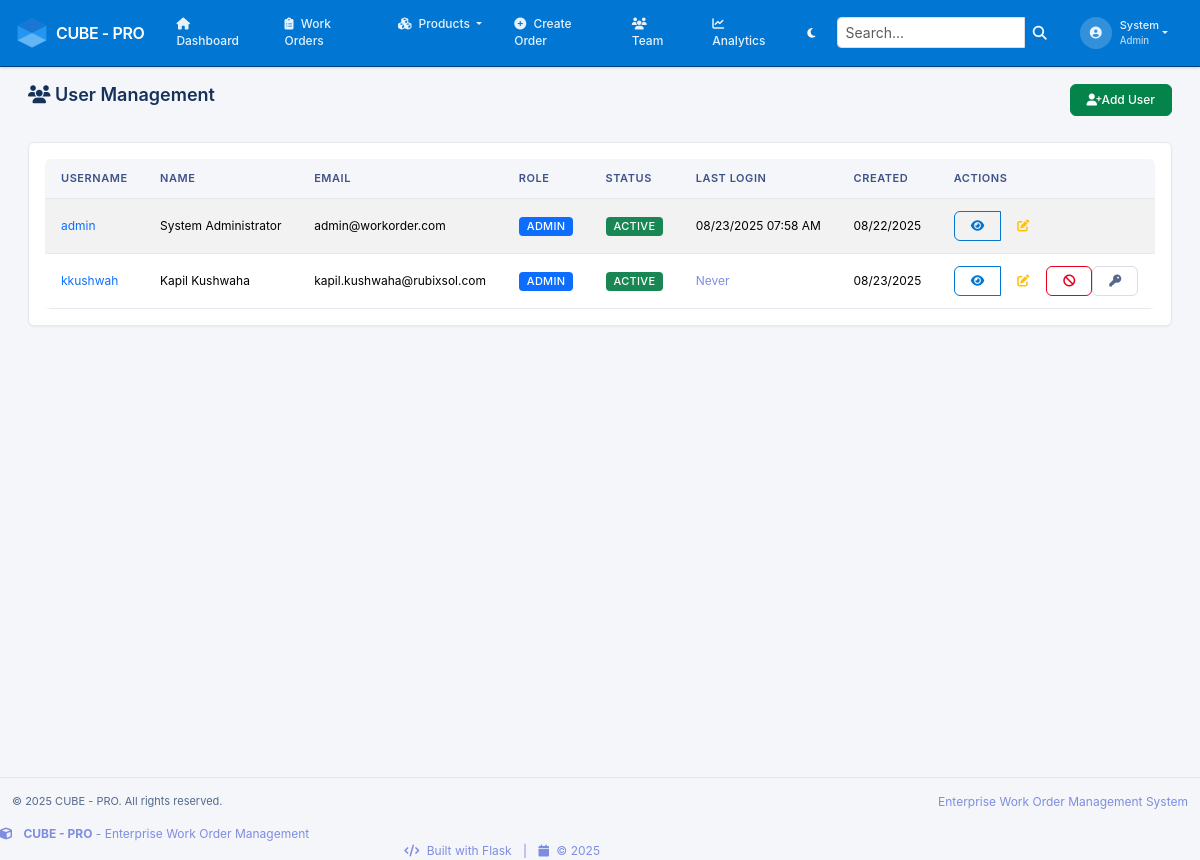
Page /users/ (signed in) on the earlier database version.
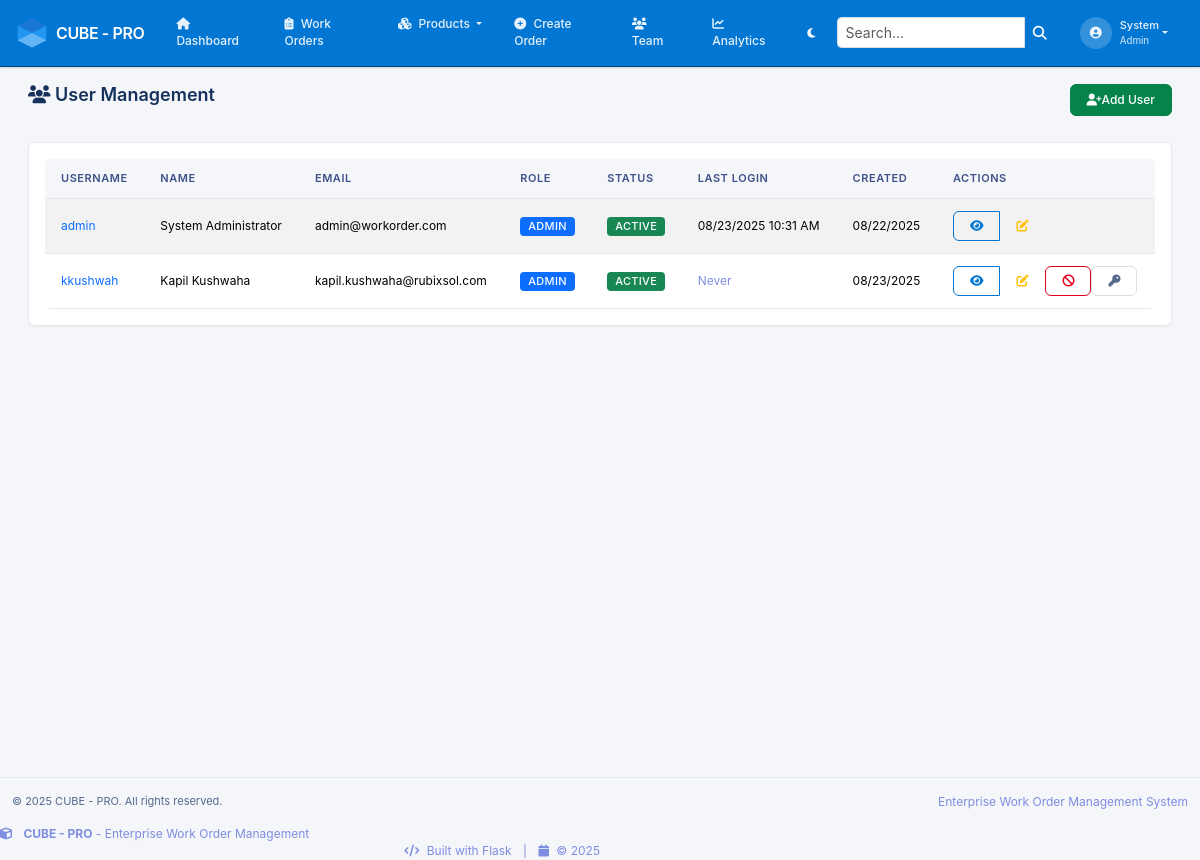
Same page on the later database version.
### app/models.py (models this page shows, shortened)
class User(UserMixin, db.Model):
    __tablename__ = 'users'
    id = db.Column(db.Integer, primary_key=True)
    username = db.Column(db.String(64), unique=True, nullable=False, index=True)
    email = db.Column(db.String(120), unique=True, nullable=False, index=True)
    password_hash = db.Column(db.String(255), nullable=False)
    first_name = db.Column(db.String(64), nullable=False)
    last_name = db.Column(db.String(64), nullable=False)
    phone = db.Column(db.String(20))
    is_active = db.Column(db.Boolean, default=True)
    created_at = db.Column(db.DateTime, default=lambda: datetime.now(timezone.utc))
    last_login = db.Column(db.DateTime)
    role_id = db.Column(db.Integer, db.ForeignKey('roles.id'))
    created_workorders = db.relationship('WorkOrder', foreign_keys='WorkOrder.created_by_id',
                                       backref='creator', lazy='dynamic')
    assigned_workorders = db.relationship('WorkOrder', foreign_keys='WorkOrder.assigned_to_id',
                                        backref='assignee', lazy='dynamic')
    activities = db.relationship('WorkOrderActivity', backref='user', lazy='dynamic')
    @property
    def full_name(self):
        return f"{self.first_name} {self.last_name}"
    def has_role(self, role_name):
        return self.role and self.role.name == role_name

class Role(db.Model):
    __tablename__ = 'roles'
    id = db.Column(db.Integer, primary_key=True)
    name = db.Column(db.String(64), unique=True, nullable=False)
    description = db.Column(db.String(255))
    created_at = db.Column(db.DateTime, default=lambda: datetime.now(timezone.utc))
    users = db.relationship('User', backref='role', lazy='dynamic')

### app/users/routes.py (the view)
@bp.route('/')
@login_required
def list_users():
    if not (current_user.has_role('admin') or current_user.has_role('manager')):
        flash('You do not have permission to view users.', 'error')
        return redirect(url_for('main.dashboard'))
    page = request.args.get('page', 1, type=int)
    per_page = 20
    users = User.query.order_by(User.username).paginate(
        page=page, per_page=per_page, error_out=False
    )
    return render_template('users/list.html', title='User Management', users=users)

### app/__init__.py (called while the page is built)
@login_manager.user_loader
def load_user(user_id):
    from app.models import User
    return User.query.get(int(user_id))

### app/templates/users/list.html (shortened to what the changed rows need)
{% extends "base.html" %}
{% block content %}
<div class="row">
    <div class="col-12">
        <div class="d-flex justify-content-between align-items-center mb-4">
            <h1><i class="fas fa-users"></i> User Management</h1>
        </div>
    </div>
</div>
<div class="row">
    <div class="col-12">
        <div class="card">
            <div class="card-body">
                {% if users.items %}
                <div class="table-responsive">
                    <table class="table table-striped table-hover">
                        <thead class="table-dark">
                            <tr>
                                <th>Username</th>
                                <th>Name</th>
                                <th>Email</th>
                                <th>Role</th>
                                <th>Status</th>
                                <th>Last Login</th>
                                <th>Created</th>
                                <th>Actions</th>
                            </tr>
                        </thead>
                        <tbody>
                            {% for user in users.items %}
                            <tr class="{% if not user.is_active %}table-secondary{% endif %}">
                                <td>
                                    <a href="{{ url_for('users.view_user', id=user.id) }}" class="text-decoration-none">
                                        {{ user.username }}
                                    </a>
                                </td>
                                <td>{{ user.full_name }}</td>
                                <td>{{ user.email }}</td>
                                <td>
                                    <span class="badge bg-primary">{{ user.role.name.title() }}</span>
                                </td>
                                <td>
                                    {% if user.is_active %}
                                        <span class="badge bg-success">Active</span>
                                    {% else %}
                                        <span class="badge bg-secondary">Inactive</span>
                                    {% endif %}
                                </td>
                                <td>
                                    {% if user.last_login %}
                                        {{ user.last_login.strftime('%m/%d/%Y %I:%M %p') }}
                                    {% else %}
                                        <span class="text-muted">Never</span>
                                    {% endif %}
                                </td>
                                <td>{{ user.created_at.strftime('%m/%d/%Y') }}</td>
                                <td>
                                    <div class="btn-group btn-group-sm">
                                        <a href="{{ url_for('users.view_user', id=user.id) }}"
                                           class="btn btn-outline-primary" title="View">
                                            <i class="fas fa-eye"></i>
                                        </a>
                                        {% if current_user.has_role('admin') %}
                                        <a href="{{ url_for('users.edit_user', id=user.id) }}"
                                           class="btn btn-outline-warning" title="Edit">
                                            <i class="fas fa-edit"></i>
                                        </a>
                                        {% endif %}
                                    </div>
                                </td>
                            </tr>
                            {% endfor %}
                        </tbody>
                    </table>
                </div>
                {% endif %}
            </div>
        </div>
    </div>
</div>
{% endblock %}

### app/templates/base.html (shortened to what the changed rows need)
<!DOCTYPE html>
<html lang="en" data-bs-theme="light">
<head>
    <link href="https://cdn.jsdelivr.net/npm/bootstrap@5.3.2/dist/css/bootstrap.min.css" rel="stylesheet">
    <link href="https://cdnjs.cloudflare.com/ajax/libs/font-awesome/6.4.0/css/all.min.css" rel="stylesheet">
    <link href="{{ url_for('static', filename='css/style.css') }}" rel="stylesheet">
</head>
<body>
    {% if current_user.is_authenticated %}
    <nav class="navbar navbar-expand-lg navbar-dark">
        <div class="container-fluid px-3">
            <a class="navbar-brand fw-semibold d-flex align-items-center" href="{{ url_for('main.dashboard') }}">
                <img src="{{ url_for('static', filename='img/cube.svg') }}" alt="Cube Logo" style="height:32px;width:32px;object-fit:contain;" class="me-2">
                CUBE - PRO
            </a>
            <div class="collapse navbar-collapse" id="navbarNav">
                <ul class="navbar-nav me-auto">
                    <li class="nav-item">
                        <a class="nav-link px-2" href="{{ url_for('main.dashboard') }}">
                            <i class="fas fa-home me-1"></i> Dashboard
                        </a>
                    </li>
                    <li class="nav-item">
                        <a class="nav-link px-2" href="{{ url_for('workorders.list_workorders') }}">
                            <i class="fas fa-clipboard-list me-1"></i> Work Orders
                        </a>
                    </li>
                    <li class="nav-item dropdown">
                        <a class="nav-link dropdown-toggle px-2" href="#" id="productsDropdown" role="button" data-bs-toggle="dropdown">
                            <i class="fas fa-cubes me-1"></i> Products
                        </a>
                    </li>
                    {% if current_user.role and (current_user.role.name == 'admin' or current_user.role.name == 'manager') %}
                    <li class="nav-item">
                        <a class="nav-link px-2" href="{{ url_for('workorders.create_workorder') }}">
                            <i class="fas fa-plus-circle me-1"></i> Create Order
                        </a>
                    </li>
                    <li class="nav-item">
                        <a class="nav-link px-2" href="{{ url_for('users.list_users') }}">
                            <i class="fas fa-users me-1"></i> Team
                        </a>
                    </li>
                    <li class="nav-item">
                        <a class="nav-link px-2" href="{{ url_for('reporting.dashboard') }}">
                            <i class="fas fa-chart-line me-1"></i> Analytics
                        </a>
                    </li>
                    {% endif %}
                </ul>
                <button class="btn btn-outline-light btn-sm me-2" id="themeToggle">
                    <i class="fas fa-moon"></i>
                </button>
                <form class="d-flex me-2" method="GET" action="{{ url_for('main.search') }}">
                    <div class="input-group input-group-sm">
                        <input class="form-control" type="search" name="q" placeholder="Search..." aria-label="Search" style="max-width: 200px;">
                        <button class="btn btn-outline-light" type="submit">
                            <i class="fas fa-search"></i>
                        </button>
                    </div>
                </form>
                <ul class="navbar-nav">
                    <li class="nav-item dropdown">
                        <a class="nav-link dropdown-toggle d-flex align-items-center" href="#" id="navbarDropdown" role="button" data-bs-toggle="dropdown">
                            <div class="user-avatar me-2">
                                <i class="fas fa-user-circle"></i>
                            </div>
                            <div class="user-info d-none d-md-block">
                                <div class="fw-medium">{{ current_user.first_name }}</div>
                                <small class="text-light opacity-75">{{ current_user.role.name|title if current_user.role else 'User' }}</small>
                            </div>
                        </a>
                    </li>
                </ul>
            </div>
        </div>
    </nav>
    {% endif %}
    <main class="{% if current_user.is_authenticated %}main-content{% else %}auth-content{% endif %}">
    <div class="container-fluid">
            {% block content %}{% endblock %}
        </div>
    </main>
</body>
</html>

Differences in the rows shown:
changed User "admin": last_login "08/23/2025 07:58 AM" → "08/23/2025 10:31 AM"
